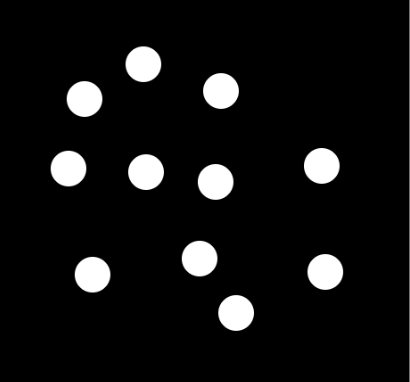
#> input picture OpenCV/Images/erosion.PNG, 410 x 382 px, found by its file name
$ python morfolojik_islemler.py
#> lines starting #> are read from the running program, lines starting #| are printed output that depends on the picture
import cv2
import numpy as np

img = cv2.imread('erosion.png')
#> img is the input picture: shape (382, 410, 3); min 0, max 255, mean 18.2

kernel = np.ones((5,5),np.uint8)
erosion = cv2.erode(img,kernel,iterations = 3)
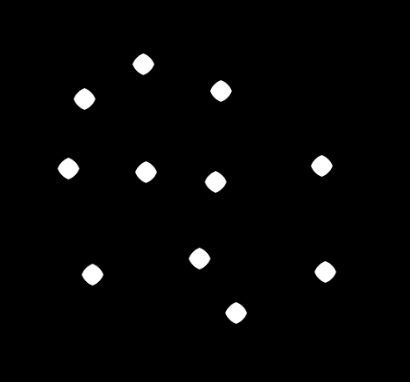
#> erosion: shape (382, 410, 3); min 0, max 255, mean 5.4
cv2.imshow("Erosion", erosion)
cv2.waitKey(0)
cv2.destroyAllWindows()

img = cv2.imread('dilation.png')
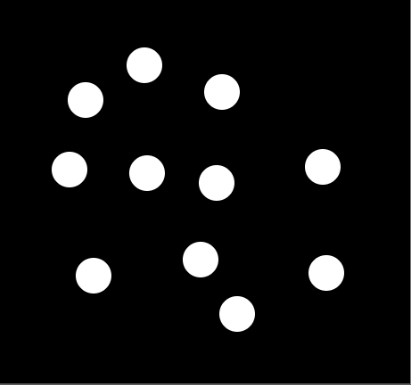
#> input picture OpenCV/Images/dilation.PNG, 411 x 385 px, found by its file name
#> img is the input picture: shape (385, 411, 3); min 0, max 255, mean 18.4

dilation = cv2.dilate(img,kernel,iterations = 15)
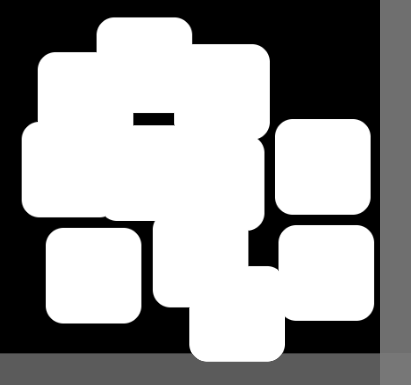
#> dilation: shape (385, 411, 3); min 0, max 255, mean 150.5
cv2.imshow("dilation image", dilation)
cv2.waitKey(0)
cv2.destroyAllWindows()

img = cv2.imread('opening.png',0)
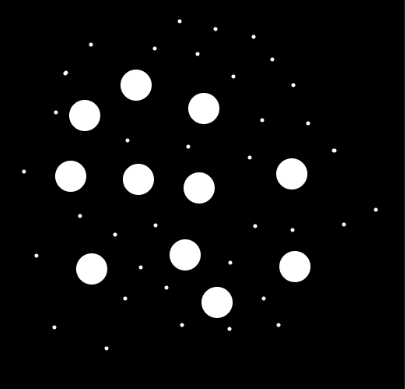
#> input picture OpenCV/Images/opening.PNG, 405 x 389 px, found by its file name
#> img is the input picture: shape (389, 405); min 0, max 255, mean 14.4
kernel = np.ones((7,7),np.uint8)
opening = cv2.morphologyEx(img, cv2.MORPH_OPEN, kernel)
cv2.imshow("Opening", opening)
cv2.waitKey(0)
cv2.destroyAllWindows()


img = cv2.imread('closing.png',0)
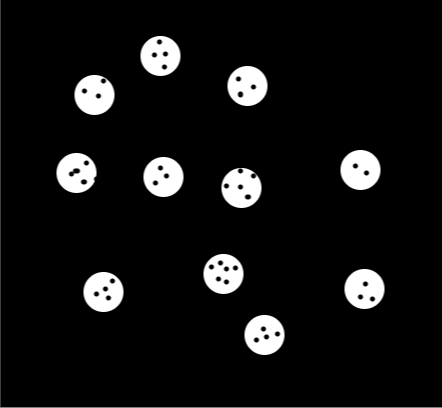
#> input picture OpenCV/Images/closing.PNG, 442 x 408 px, found by its file name
#> img is the input picture: shape (408, 442); min 0, max 255, mean 18.8
kernel = np.ones((7,7),np.uint8)
closing = cv2.morphologyEx(img, cv2.MORPH_CLOSE, kernel)
cv2.imshow("Closing", closing)
cv2.waitKey(0)
cv2.destroyAllWindows()
